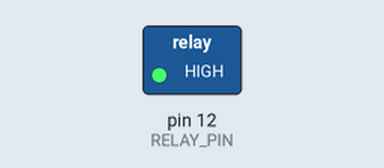
Recording of a sketch running on a simulated Arduino Uno, built with avr-gcc and run on an emulated ATmega328P. Shown: switched loads named in the sketch (green lamp = pin HIGH). Dashed ring = blinking.

Above: at 0.5 s.
Timing chart, 0 to 4.6 s (numbered marks = the images above):
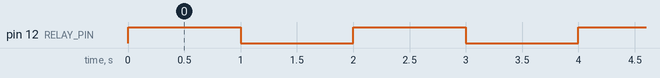

The sketch:

testRelay.ino
```cpp
/*
  testRelay.ino
  Trevor Stanhope
  2013-04-17
  Controls relay switch.
*/

/* --- Headers --- */
#define RELAY_PIN 12
#define INTERVAL 1000

/* --- Declarations --- */
/* --- Setup --- */
void setup() {
  // Initialize the digital pin as a relay controller.
  pinMode(RELAY_PIN, OUTPUT);
}
/* --- Loop --- */
void loop() {
  digitalWrite(RELAY_PIN, HIGH); // set the RELAY on
  delay(INTERVAL); // wait for a second
  digitalWrite(RELAY_PIN, LOW); // set the RELAY off
  delay(INTERVAL); // wait for a second
}
```

Measured:
- by itself, pin 12 (RELAY_PIN): alternates HIGH for 1.0 s and LOW for 1.0 s
